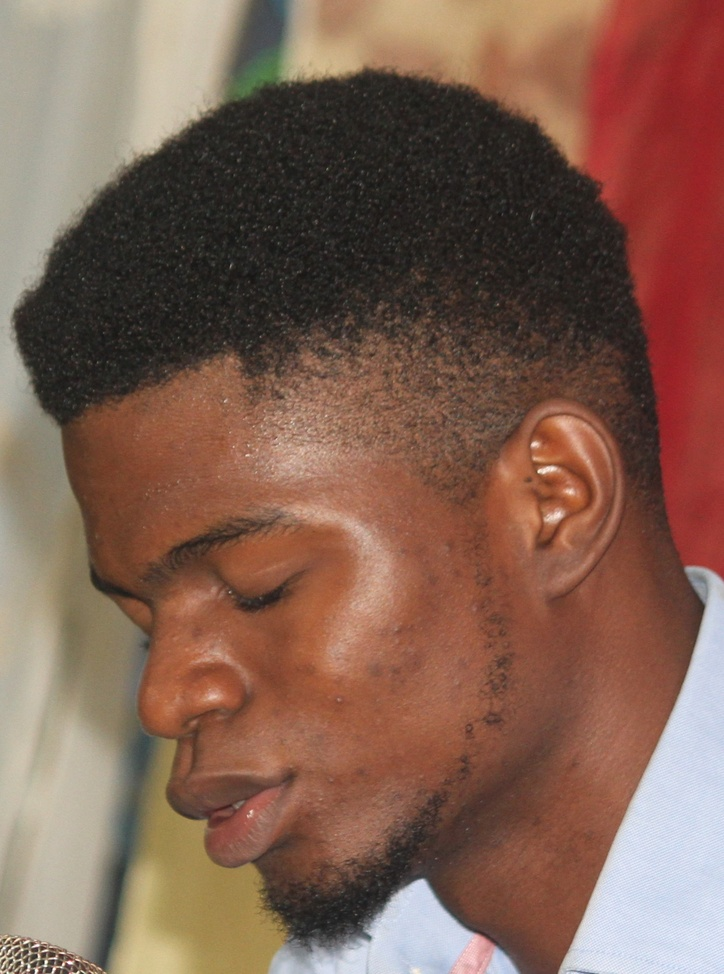
#> input picture training_set/A/A1.jpg, 724 x 974 px, shrunk from 1585 x 2132 before the run; its folder holds only this picture in this run
$ jupyter execute --allow-errors dataset_creation.ipynb   (older library calls are emulated)
#> lines starting #> are read from the running program, lines starting #| are printed output that depends on the picture
[cell 1]
from PIL import Image
import numpy as np
import sys
import os
import csv

[cell 2]
# default format can be changed as needed
def createFileList(myDir, format='.jpg'):
#> called with myDir = 'training_set/', format = '.jpg'
    fileList = []
    print(myDir)
    labels = []
    names = []
    keywords = {"A" : "0","B": "1", "C": "2", "D": "3", "E": "4", "F": "5"} # keys and values to be changed as needed
    for root, dirs, files in os.walk(myDir, topdown=True):
        for name in files:
            if name.endswith(format):
                fullName = os.path.join(root, name)
                fileList.append(fullName)
            for keyword in keywords:
                if keyword in name:
                    labels.append(keywords[keyword])
                else:
                    continue
            names.append(name)
    return fileList, labels, names

[cell 3]
# load the original image
myFileList, labels, names  = createFileList('training_set/')
i = 0
for file in myFileList:
    print(file)
    img_file = Image.open(file)
#> img_file is the input picture: PIL image 724x974 RGB; mean R, G, B 128.8, 96.6, 82.2
    # img_file.show()
# get original image parameters...
    width, height = img_file.size
#> width = 724; height = 974
    format = img_file.format
#> format = 'JPEG'
    mode = img_file.mode
#> mode = 'RGB'
# Make image Greyscale
    img_grey = img_file.convert('L')
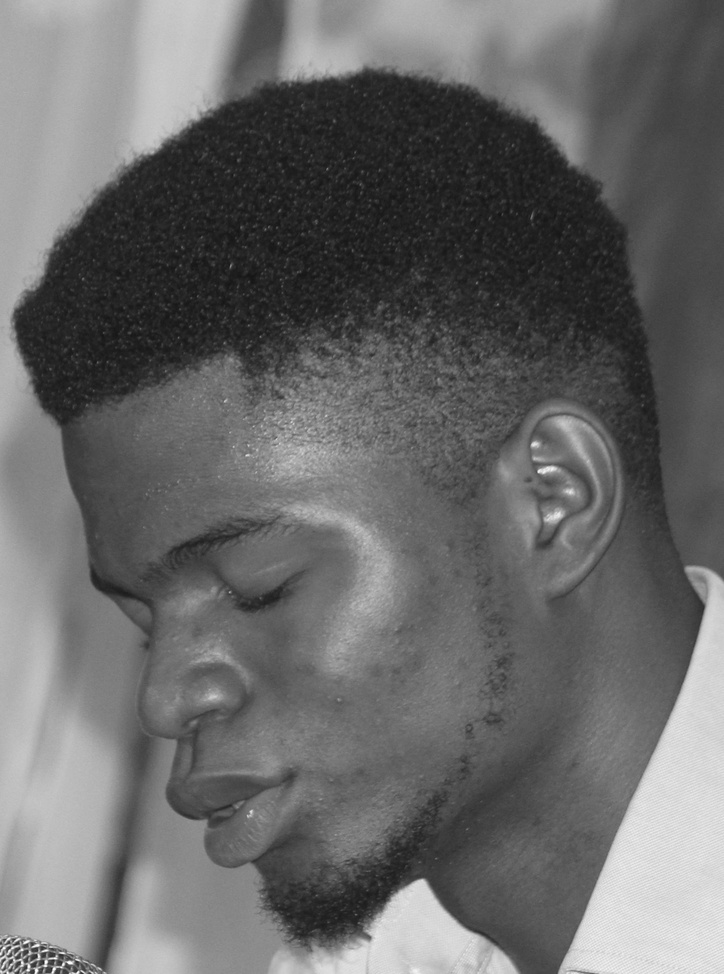
#> img_grey: PIL image 724x974 L; min 19, max 254, mean 104.6
    #img_grey.save('result.png')
    #img_grey.show()
# Save Greyscale values
    value = np.asarray(img_grey.getdata(), dtype=np.int).reshape((width, height))
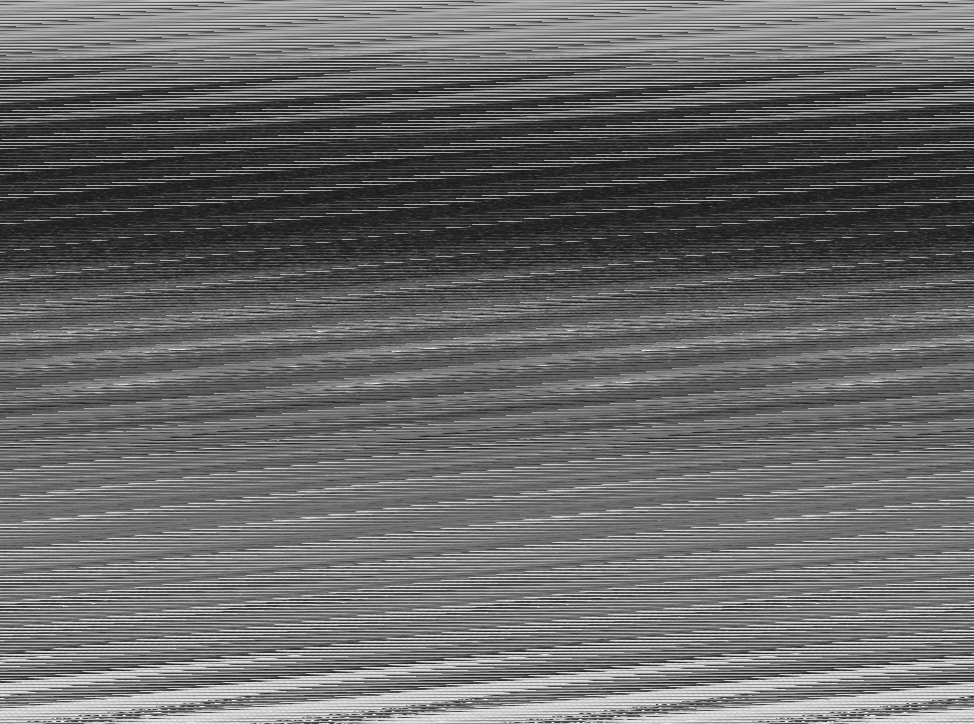
#> value: shape (724, 974) int64; min 19, max 254, mean 104.6
    value = value.flatten()

    value = np.append(value,labels[i])
    i +=1

    print(value)
#> (printed output is left out)
    with open("training_dataset.csv", 'a') as f:
        writer = csv.writer(f)
        writer.writerow(value)
